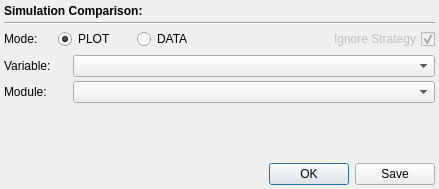
<?xml version="1.0" encoding="UTF-8"?>
<ui version="4.0">
 <class>SimComparisonWidget</class>
 <widget class="QWidget" name="SimComparisonWidget">
  <property name="geometry">
   <rect>
    <x>0</x>
    <y>0</y>
    <width>439</width>
    <height>189</height>
   </rect>
  </property>
  <property name="sizePolicy">
   <sizepolicy hsizetype="Preferred" vsizetype="Preferred">
    <horstretch>0</horstretch>
    <verstretch>0</verstretch>
   </sizepolicy>
  </property>
  <property name="minimumSize">
   <size>
    <width>320</width>
    <height>0</height>
   </size>
  </property>
  <property name="windowTitle">
   <string>Form</string>
  </property>
  <layout class="QVBoxLayout" name="verticalLayout">
   <property name="spacing">
    <number>4</number>
   </property>
   <property name="sizeConstraint">
    <enum>QLayout::SetDefaultConstraint</enum>
   </property>
   <property name="margin">
    <number>4</number>
   </property>
   <item>
    <widget class="QLabel" name="headingLabel">
     <property name="font">
      <font>
       <weight>75</weight>
       <bold>true</bold>
      </font>
     </property>
     <property name="text">
      <string>Simulation Comparison:</string>
     </property>
     <property name="textFormat">
      <enum>Qt::PlainText</enum>
     </property>
    </widget>
   </item>
   <item>
    <widget class="Line" name="line">
     <property name="orientation">
      <enum>Qt::Horizontal</enum>
     </property>
    </widget>
   </item>
   <item>
    <layout class="QHBoxLayout" name="topHorizontalLayout">
     <property name="sizeConstraint">
      <enum>QLayout::SetDefaultConstraint</enum>
     </property>
     <item>
      <widget class="QLabel" name="label_3">
       <property name="sizePolicy">
        <sizepolicy hsizetype="Fixed" vsizetype="Preferred">
         <horstretch>0</horstretch>
         <verstretch>0</verstretch>
        </sizepolicy>
       </property>
       <property name="minimumSize">
        <size>
         <width>50</width>
         <height>0</height>
        </size>
       </property>
       <property name="text">
        <string>Mode:</string>
       </property>
      </widget>
     </item>
     <item>
      <widget class="QRadioButton" name="plotButton">
       <property name="sizePolicy">
        <sizepolicy hsizetype="Fixed" vsizetype="Fixed">
         <horstretch>0</horstretch>
         <verstretch>0</verstretch>
        </sizepolicy>
       </property>
       <property name="minimumSize">
        <size>
         <width>75</width>
         <height>0</height>
        </size>
       </property>
       <property name="text">
        <string>PLOT</string>
       </property>
       <property name="checked">
        <bool>true</bool>
       </property>
       <attribute name="buttonGroup">
        <string notr="true">modeButtonGroup</string>
       </attribute>
      </widget>
     </item>
     <item>
      <widget class="QRadioButton" name="dataButton">
       <property name="enabled">
        <bool>true</bool>
       </property>
       <property name="sizePolicy">
        <sizepolicy hsizetype="Fixed" vsizetype="Fixed">
         <horstretch>0</horstretch>
         <verstretch>0</verstretch>
        </sizepolicy>
       </property>
       <property name="minimumSize">
        <size>
         <width>75</width>
         <height>0</height>
        </size>
       </property>
       <property name="text">
        <string>DATA</string>
       </property>
       <attribute name="buttonGroup">
        <string notr="true">modeButtonGroup</string>
       </attribute>
      </widget>
     </item>
     <item>
      <spacer name="horizontalSpacer">
       <property name="orientation">
        <enum>Qt::Horizontal</enum>
       </property>
       <property name="sizeHint" stdset="0">
        <size>
         <width>40</width>
         <height>20</height>
        </size>
       </property>
      </spacer>
     </item>
     <item>
      <widget class="QCheckBox" name="strategyBox">
       <property name="enabled">
        <bool>false</bool>
       </property>
       <property name="sizePolicy">
        <sizepolicy hsizetype="Fixed" vsizetype="Fixed">
         <horstretch>0</horstretch>
         <verstretch>0</verstretch>
        </sizepolicy>
       </property>
       <property name="minimumSize">
        <size>
         <width>150</width>
         <height>0</height>
        </size>
       </property>
       <property name="maximumSize">
        <size>
         <width>150</width>
         <height>16777215</height>
        </size>
       </property>
       <property name="layoutDirection">
        <enum>Qt::RightToLeft</enum>
       </property>
       <property name="text">
        <string>Ignore Strategy</string>
       </property>
       <property name="checked">
        <bool>true</bool>
       </property>
      </widget>
     </item>
    </layout>
   </item>
   <item>
    <spacer name="verticalSpacer_2">
     <property name="orientation">
      <enum>Qt::Vertical</enum>
     </property>
     <property name="sizeType">
      <enum>QSizePolicy::Fixed</enum>
     </property>
     <property name="sizeHint" stdset="0">
      <size>
       <width>20</width>
       <height>2</height>
      </size>
     </property>
    </spacer>
   </item>
   <item>
    <layout class="QHBoxLayout" name="bottomHorizontalLayout">
     <property name="sizeConstraint">
      <enum>QLayout::SetDefaultConstraint</enum>
     </property>
     <item>
      <widget class="QLabel" name="label_2">
       <property name="minimumSize">
        <size>
         <width>65</width>
         <height>0</height>
        </size>
       </property>
       <property name="text">
        <string>Variable:</string>
       </property>
      </widget>
     </item>
     <item>
      <widget class="QComboBox" name="varBox">
       <property name="sizePolicy">
        <sizepolicy hsizetype="Expanding" vsizetype="Fixed">
         <horstretch>0</horstretch>
         <verstretch>0</verstretch>
        </sizepolicy>
       </property>
      </widget>
     </item>
    </layout>
   </item>
   <item>
    <layout class="QHBoxLayout" name="middleHorizontalLayout">
     <item>
      <widget class="QLabel" name="label_4">
       <property name="minimumSize">
        <size>
         <width>65</width>
         <height>0</height>
        </size>
       </property>
       <property name="text">
        <string>Module:</string>
       </property>
      </widget>
     </item>
     <item>
      <widget class="QComboBox" name="modBox">
       <property name="sizePolicy">
        <sizepolicy hsizetype="Expanding" vsizetype="Fixed">
         <horstretch>0</horstretch>
         <verstretch>0</verstretch>
        </sizepolicy>
       </property>
      </widget>
     </item>
    </layout>
   </item>
   <item>
    <spacer name="verticalSpacer">
     <property name="orientation">
      <enum>Qt::Vertical</enum>
     </property>
     <property name="sizeHint" stdset="0">
      <size>
       <width>20</width>
       <height>80</height>
      </size>
     </property>
    </spacer>
   </item>
   <item>
    <widget class="QDialogButtonBox" name="buttonBox">
     <property name="standardButtons">
      <set>QDialogButtonBox::Ok|QDialogButtonBox::Save</set>
     </property>
    </widget>
   </item>
  </layout>
  <zorder>buttonBox</zorder>
  <zorder>line</zorder>
  <zorder>headingLabel</zorder>
  <zorder>verticalSpacer_2</zorder>
  <zorder></zorder>
 </widget>
 <resources/>
 <connections/>
 <buttongroups>
  <buttongroup name="modeButtonGroup"/>
 </buttongroups>
</ui>
